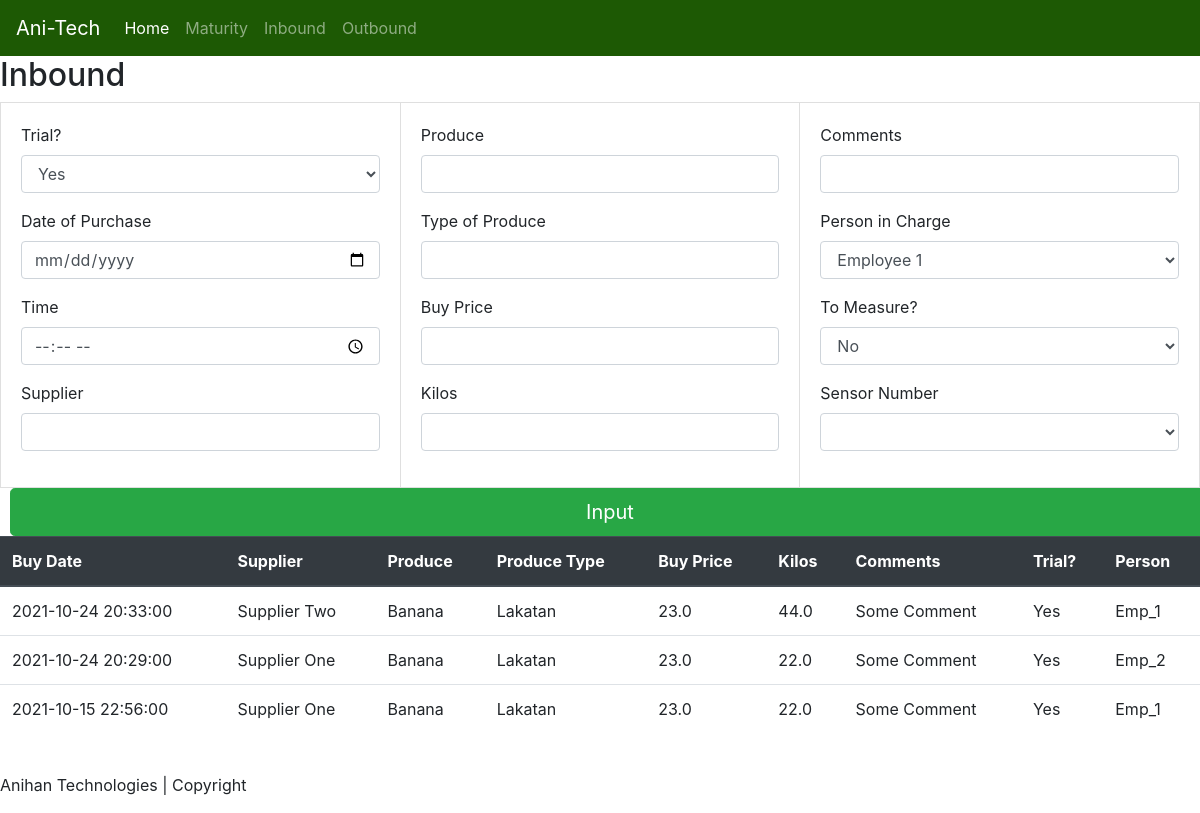
/inbound, run on the app's committed database.
### app.py (models this page shows)
class Inbound(db.Model):
    id = db.Column(db.Integer, primary_key=True) # primary key INBOUND 1
    buy_date = db.Column(db.DateTime)            # Buy Date and Time 2
    supplier = db.Column(db.String(30))          # Supplier Name 3
    produce = db.Column(db.String(20))           # What Kind of Produce 4
    prod_typ = db.Column(db.String(20))          # What Type of Said Produce 5
    buyprice = db.Column(db.Float)               # Buy price from supplier 6
    kilos = db.Column(db.Float)                  # Weight in Kilos from supplier 7
    comments = db.Column(db.String(50))          # Comments of the produce 8
    tryx = db.Column(db.String(3))               # Trial Value? 9
    person = db.Column(db.String(20))            # Person In Charge 10
    measure = db.Column(db.String(3))            # To be Measured? 11
    sensor = db.Column(db.String(20))            # Sensor Number 12

### app.py (the view, shortened to what this page needs)
@app.route('/inbound', methods=['GET', 'POST'])
def inbound():
    form = InboundForm()
    data = Inbound.query.order_by(Inbound.id.desc()).limit(5)
    return render_template('inbound.html', form=form, data=data)

### app.py
class InboundForm(FlaskForm):
    buy_date = DateField('Date of Purchase', format='%Y-%m-%d')
    buy_time = TimeField('Time', format='%H:%M')
    supplier = StringField('Supplier', validators=[InputRequired(), Length(min=2, max=30)])
    produce = StringField('Produce', validators=[InputRequired(), Length(min=2, max=20)])
    prod_typ = StringField('Type of Produce', validators=[InputRequired(), Length(min=2, max=20)])
    buyprice = FloatField('Buy Price', validators=[InputRequired()])
    kilos = FloatField('Kilos', validators=[InputRequired()])
    comments = StringField('Comments', validators=[InputRequired(), Length(min=2, max=30)])
    tryx = SelectField('Trial?', choices = [('Yes', 'Yes'), ('No', 'No')], validators = [InputRequired()])
    person = SelectField('Person in Charge', choices = [('Emp_1', 'Employee 1'), ('Emp_2', 'Employee 2')], validators = [InputRequired()])
    measure = SelectField('To Measure?', choices = [('No', 'No'), ('Yes', 'Yes') ], validators = [InputRequired()])
    sensor = SelectField('Sensor Number', choices = [(None, ''), ('PHMS_1', 'PHMS_1'), ('PHMS_2', 'PHMS_2'), ('PHMS_3', 'PHMS_3')])

### templates/inbound.html (shortened to what this page needs)
{% extends "base.html" %}
{% import "bootstrap/wtf.html" as wtf %}
{% block content %}
<h2>Inbound</h2>
      <form class="form" method="POST" action="/inbound" onsubmit="return confirm('Are you sure you want to submit?');">
        <div class="card-group">
            <div class="card">
                <div class="card-body">
       {{ wtf.form_field(form.tryx) }}
       {{ wtf.form_field(form.buy_date) }}
       {{ wtf.form_field(form.buy_time) }}
       {{ wtf.form_field(form.supplier) }}
                </div>
            </div>
            <div class="card">
                <div class="card-body">
       {{ wtf.form_field(form.produce) }}
       {{ wtf.form_field(form.prod_typ) }}
       {{ wtf.form_field(form.buyprice) }}
       {{ wtf.form_field(form.kilos) }}
                </div>
            </div>
            <div class="card">
                <div class="card-body">
       {{ wtf.form_field(form.comments) }}
       {{ wtf.form_field(form.person) }}
       {{ wtf.form_field(form.measure) }}
       {{ wtf.form_field(form.sensor) }}
                </div>
            </div>
<br>
        </div>
    <button class="btn btn-success btn-lg btn-block" type="submit"> Input </button>
    </form>
<table class="table">
         <thead class="thead-dark">
            <tr>
               <th>Buy Date</th>
               <th>Supplier</th>
               <th>Produce</th>
                <th>Produce Type</th>
               <th>Buy Price</th>
                <th>Kilos</th>
                <th>Comments</th>
                <th>Trial?</th>
                <th>Person</th>
            </tr>
         </thead>
         <tbody>
            {% for item in data %}
               <tr>
                  <td>{{ item.buy_date }}</td>
                  <td>{{ item.supplier }}</td>
                  <td>{{ item.produce }}</td>
                   <td>{{ item.prod_typ }}</td>
                  <td>{{ item.buyprice }}</td>
                  <td>{{ item.kilos }}</td>
                   <td>{{ item.comments }}</td>
                   <td>{{ item.tryx }}</td>
                   <td>{{ item.person }}</td>
               </tr>
            {% endfor %}
         </tbody>
      </table>
{% endblock %}

### static/style.css (style rules this page uses)
.btn { margin-left:10px; }

### data on the page
Inbound: buy_date "2021-10-24 20:33:00", supplier "Supplier Two", produce "Banana", prod_typ "Lakatan", buyprice "23.0", kilos "44.0", comments "Some Comment", tryx "Yes", person "Emp_1"
Inbound: buy_date "2021-10-24 20:29:00", supplier "Supplier One", produce "Banana", prod_typ "Lakatan", buyprice "23.0", kilos "22.0", comments "Some Comment", tryx "Yes", person "Emp_2"
Inbound: buy_date "2021-10-15 22:56:00", supplier "Supplier One", produce "Banana", prod_typ "Lakatan", buyprice "23.0", kilos "22.0", comments "Some Comment", tryx "Yes", person "Emp_1"
